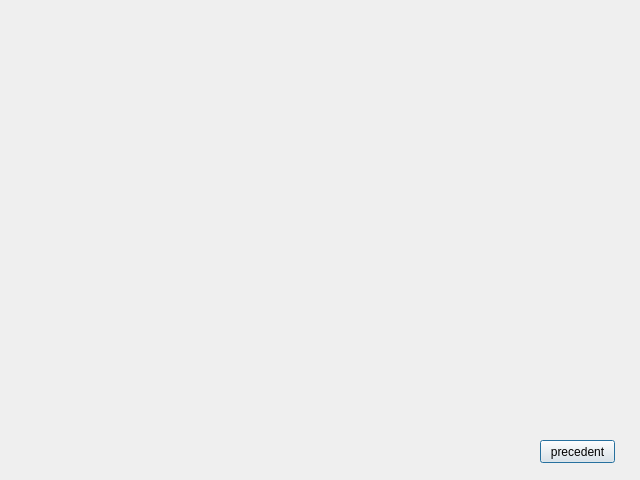
<?xml version="1.0" encoding="UTF-8"?>
<ui version="4.0">
 <class>afficherclient</class>
 <widget class="QDialog" name="afficherclient">
  <property name="geometry">
   <rect>
    <x>0</x>
    <y>0</y>
    <width>640</width>
    <height>480</height>
   </rect>
  </property>
  <property name="windowTitle">
   <string>Dialog</string>
  </property>
  <widget class="QPushButton" name="ACprecedentPB">
   <property name="geometry">
    <rect>
     <x>540</x>
     <y>440</y>
     <width>75</width>
     <height>23</height>
    </rect>
   </property>
   <property name="text">
    <string>precedent</string>
   </property>
  </widget>
 </widget>
 <resources/>
 <connections/>
</ui>
